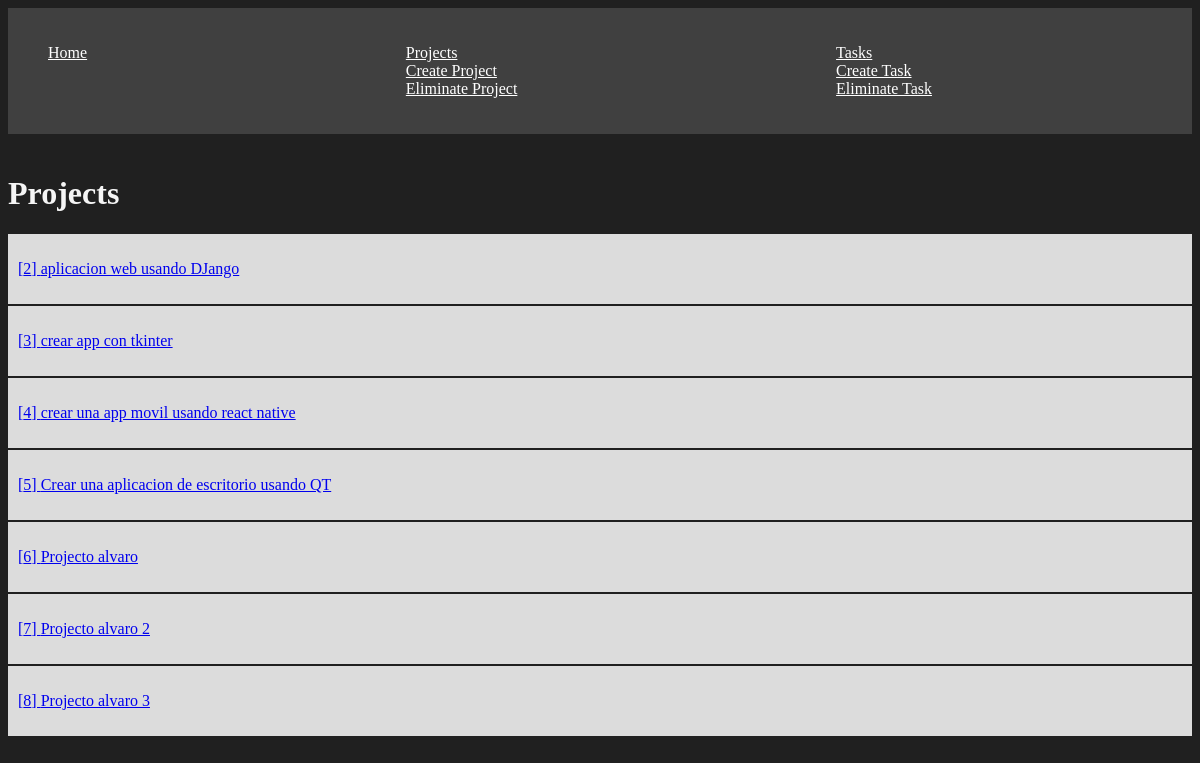
The app's page /projects/, older data.
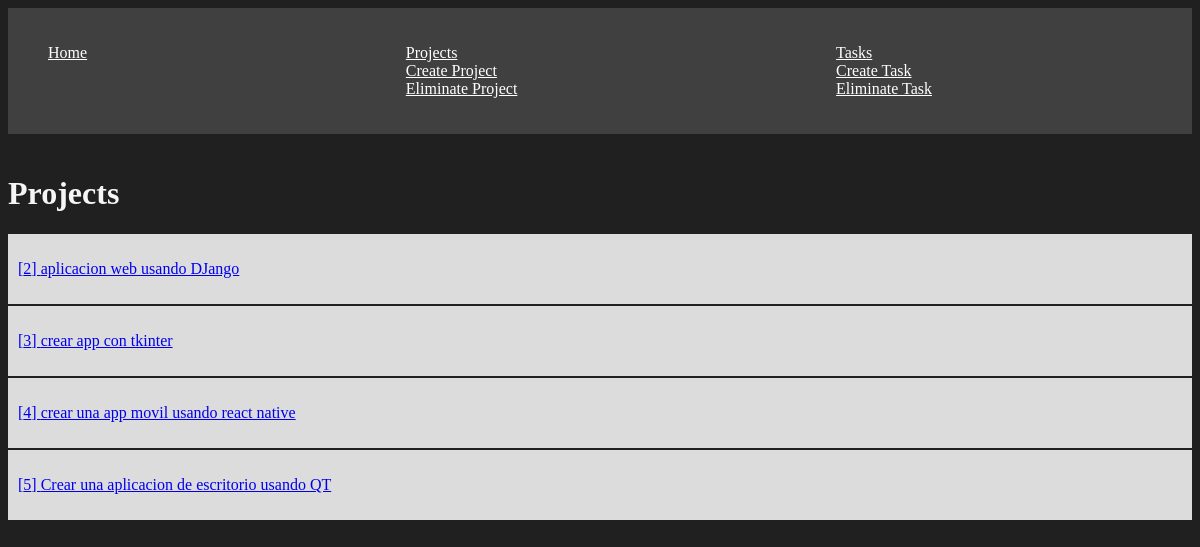
The same page, newer data.
### app1/models.py (models this page shows, shortened)
class Project(models.Model):
    name = models.CharField(max_length=200)

### app1/views.py (the view)
# urls.py: path('projects/', views.projects, name="projects"),
def projects(request):
    projects = Project.objects.all()
    return render(request, 'projects/projects.html', {
        'projects': projects
    })

### app1/templates/projects/projects.html
{% extends 'layouts/base.html' %}
{% block content %}
<h1>Projects</h1>
{% for project in projects %}
    <article class="card">
        <a href="{% url 'project_detail' project.id %}">
            <p>[{{project.id}}] {{project.name}}</p>
        </a>
    </article>
{% endfor %}
{% endblock %}

Row changes from the older to the newer data that the page shows:
removed Project: id "6", name "Projecto alvaro"
removed Project: id "7", name "Projecto alvaro 2"
removed Project: id "8", name "Projecto alvaro 3"
